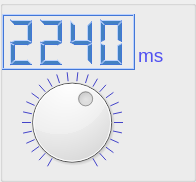
    <widget class="QGroupBox" name="groupBox_13">
     <property name="title">
      <string/>
     </property>
     <widget class="QDial" name="dial">
      <property name="geometry">
       <rect>
        <x>14</x>
        <y>72</y>
        <width>116</width>
        <height>101</height>
       </rect>
      </property>
      <property name="sizePolicy">
       <sizepolicy hsizetype="Minimum" vsizetype="Minimum">
        <horstretch>0</horstretch>
        <verstretch>0</verstretch>
       </sizepolicy>
      </property>
      <property name="minimumSize">
       <size>
        <width>50</width>
        <height>50</height>
       </size>
      </property>
      <property name="maximumSize">
       <size>
        <width>120</width>
        <height>120</height>
       </size>
      </property>
      <property name="palette">
       <palette>
        <active>
         <colorrole role="Dark">
          <brush brushstyle="SolidPattern">
           <color alpha="255">
            <red>80</red>
            <green>80</green>
            <blue>241</blue>
           </color>
          </brush>
         </colorrole>
        </active>
        <inactive>
         <colorrole role="Dark">
          <brush brushstyle="SolidPattern">
           <color alpha="255">
            <red>80</red>
            <green>80</green>
            <blue>241</blue>
           </color>
          </brush>
         </colorrole>
        </inactive>
        <disabled>
         <colorrole role="WindowText">
          <brush brushstyle="SolidPattern">
           <color alpha="255">
            <red>80</red>
            <green>80</green>
            <blue>241</blue>
           </color>
          </brush>
         </colorrole>
         <colorrole role="Dark">
          <brush brushstyle="SolidPattern">
           <color alpha="255">
            <red>80</red>
            <green>80</green>
            <blue>241</blue>
           </color>
          </brush>
         </colorrole>
         <colorrole role="Text">
          <brush brushstyle="SolidPattern">
           <color alpha="255">
            <red>80</red>
            <green>80</green>
            <blue>241</blue>
           </color>
          </brush>
         </colorrole>
         <colorrole role="ButtonText">
          <brush brushstyle="SolidPattern">
           <color alpha="255">
            <red>80</red>
            <green>80</green>
            <blue>241</blue>
           </color>
          </brush>
         </colorrole>
        </disabled>
       </palette>
      </property>
      <property name="font">
       <font>
        <pointsize>11</pointsize>
       </font>
      </property>
      <property name="focusPolicy">
       <enum>Qt::ClickFocus</enum>
      </property>
      <property name="toolTip">
       <string>Rotate CW for faster testing, CCW for slower testing</string>
      </property>
      <property name="minimum">
       <number>750</number>
      </property>
      <property name="maximum">
       <number>5000</number>
      </property>
      <property name="singleStep">
       <number>10</number>
      </property>
      <property name="pageStep">
       <number>10</number>
      </property>
      <property name="value">
       <number>1700</number>
      </property>
      <property name="sliderPosition">
       <number>1700</number>
      </property>
      <property name="orientation">
       <enum>Qt::Horizontal</enum>
      </property>
      <property name="invertedAppearance">
       <bool>true</bool>
      </property>
      <property name="invertedControls">
       <bool>false</bool>
      </property>
      <property name="wrapping">
       <bool>false</bool>
      </property>
      <property name="notchTarget">
       <double>3.700000000000000</double>
      </property>
      <property name="notchesVisible">
       <bool>true</bool>
      </property>
     </widget>
     <widget class="QLCDNumber" name="lcdNumber">
      <property name="geometry">
       <rect>
        <x>2</x>
        <y>14</y>
        <width>133</width>
        <height>56</height>
       </rect>
      </property>
      <property name="minimumSize">
       <size>
        <width>133</width>
        <height>56</height>
       </size>
      </property>
      <property name="palette">
       <palette>
        <active>
         <colorrole role="WindowText">
          <brush brushstyle="SolidPattern">
           <color alpha="255">
            <red>67</red>
            <green>129</green>
            <blue>195</blue>
           </color>
          </brush>
         </colorrole>
         <colorrole role="Button">
          <brush brushstyle="SolidPattern">
           <color alpha="255">
            <red>74</red>
            <green>132</green>
            <blue>241</blue>
           </color>
          </brush>
         </colorrole>
         <colorrole role="Light">
          <brush brushstyle="SolidPattern">
           <color alpha="255">
            <red>185</red>
            <green>209</green>
            <blue>255</blue>
           </color>
          </brush>
         </colorrole>
         <colorrole role="Midlight">
          <brush brushstyle="SolidPattern">
           <color alpha="255">
            <red>129</red>
            <green>170</green>
            <blue>248</blue>
           </color>
          </brush>
         </colorrole>
         <colorrole role="Dark">
          <brush brushstyle="SolidPattern">
           <color alpha="255">
            <red>66</red>
            <green>118</green>
            <blue>214</blue>
           </color>
          </brush>
         </colorrole>
         <colorrole role="Mid">
          <brush brushstyle="SolidPattern">
           <color alpha="255">
            <red>65</red>
            <green>116</green>
            <blue>212</blue>
           </color>
          </brush>
         </colorrole>
         <colorrole role="Text">
          <brush brushstyle="SolidPattern">
           <color alpha="255">
            <red>53</red>
            <green>134</green>
            <blue>172</blue>
           </color>
          </brush>
         </colorrole>
         <colorrole role="BrightText">
          <brush brushstyle="SolidPattern">
           <color alpha="255">
            <red>255</red>
            <green>255</green>
            <blue>255</blue>
           </color>
          </brush>
         </colorrole>
         <colorrole role="ButtonText">
          <brush brushstyle="SolidPattern">
           <color alpha="255">
            <red>0</red>
            <green>0</green>
            <blue>0</blue>
           </color>
          </brush>
         </colorrole>
         <colorrole role="Base">
          <brush brushstyle="SolidPattern">
           <color alpha="255">
            <red>255</red>
            <green>255</green>
            <blue>255</blue>
           </color>
          </brush>
         </colorrole>
         <colorrole role="Window">
          <brush brushstyle="SolidPattern">
           <color alpha="255">
            <red>74</red>
            <green>132</green>
            <blue>241</blue>
           </color>
          </brush>
         </colorrole>
         <colorrole role="Shadow">
          <brush brushstyle="SolidPattern">
           <color alpha="255">
            <red>0</red>
            <green>0</green>
            <blue>0</blue>
           </color>
          </brush>
         </colorrole>
         <colorrole role="AlternateBase">
          <brush brushstyle="SolidPattern">
           <color alpha="255">
            <red>164</red>
            <green>193</green>
            <blue>248</blue>
           </color>
          </brush>
         </colorrole>
         <colorrole role="ToolTipBase">
          <brush brushstyle="SolidPattern">
           <color alpha="255">
            <red>255</red>
            <green>255</green>
            <blue>220</blue>
           </color>
          </brush>
         </colorrole>
         <colorrole role="ToolTipText">
          <brush brushstyle="SolidPattern">
           <color alpha="255">
            <red>0</red>
            <green>0</green>
            <blue>0</blue>
           </color>
          </brush>
         </colorrole>
         <colorrole role="PlaceholderText">
          <brush brushstyle="SolidPattern">
           <color alpha="127">
            <red>0</red>
            <green>0</green>
            <blue>0</blue>
           </color>
          </brush>
         </colorrole>
        </active>
        <inactive>
         <colorrole role="WindowText">
          <brush brushstyle="SolidPattern">
           <color alpha="255">
            <red>67</red>
            <green>129</green>
            <blue>195</blue>
           </color>
          </brush>
         </colorrole>
         <colorrole role="Button">
          <brush brushstyle="SolidPattern">
           <color alpha="255">
            <red>74</red>
            <green>132</green>
            <blue>241</blue>
           </color>
          </brush>
         </colorrole>
         <colorrole role="Light">
          <brush brushstyle="SolidPattern">
           <color alpha="255">
            <red>185</red>
            <green>209</green>
            <blue>255</blue>
           </color>
          </brush>
         </colorrole>
         <colorrole role="Midlight">
          <brush brushstyle="SolidPattern">
           <color alpha="255">
            <red>129</red>
            <green>170</green>
            <blue>248</blue>
           </color>
          </brush>
         </colorrole>
         <colorrole role="Dark">
          <brush brushstyle="SolidPattern">
           <color alpha="255">
            <red>66</red>
            <green>118</green>
            <blue>214</blue>
           </color>
          </brush>
         </colorrole>
         <colorrole role="Mid">
          <brush brushstyle="SolidPattern">
           <color alpha="255">
            <red>65</red>
            <green>116</green>
            <blue>212</blue>
           </color>
          </brush>
         </colorrole>
         <colorrole role="Text">
          <brush brushstyle="SolidPattern">
           <color alpha="255">
            <red>53</red>
            <green>134</green>
            <blue>172</blue>
           </color>
          </brush>
         </colorrole>
         <colorrole role="BrightText">
          <brush brushstyle="SolidPattern">
           <color alpha="255">
            <red>255</red>
            <green>255</green>
            <blue>255</blue>
           </color>
          </brush>
         </colorrole>
         <colorrole role="ButtonText">
          <brush brushstyle="SolidPattern">
           <color alpha="255">
            <red>0</red>
            <green>0</green>
            <blue>0</blue>
           </color>
          </brush>
         </colorrole>
         <colorrole role="Base">
          <brush brushstyle="SolidPattern">
           <color alpha="255">
            <red>255</red>
            <green>255</green>
            <blue>255</blue>
           </color>
          </brush>
         </colorrole>
         <colorrole role="Window">
          <brush brushstyle="SolidPattern">
           <color alpha="255">
            <red>74</red>
            <green>132</green>
            <blue>241</blue>
           </color>
          </brush>
         </colorrole>
         <colorrole role="Shadow">
          <brush brushstyle="SolidPattern">
           <color alpha="255">
            <red>0</red>
            <green>0</green>
            <blue>0</blue>
           </color>
          </brush>
         </colorrole>
         <colorrole role="AlternateBase">
          <brush brushstyle="SolidPattern">
           <color alpha="255">
            <red>164</red>
            <green>193</green>
            <blue>248</blue>
           </color>
          </brush>
         </colorrole>
         <colorrole role="ToolTipBase">
          <brush brushstyle="SolidPattern">
           <color alpha="255">
            <red>255</red>
            <green>255</green>
            <blue>220</blue>
           </color>
          </brush>
         </colorrole>
         <colorrole role="ToolTipText">
          <brush brushstyle="SolidPattern">
           <color alpha="255">
            <red>0</red>
            <green>0</green>
            <blue>0</blue>
           </color>
          </brush>
         </colorrole>
         <colorrole role="PlaceholderText">
          <brush brushstyle="SolidPattern">
           <color alpha="127">
            <red>0</red>
            <green>0</green>
            <blue>0</blue>
           </color>
          </brush>
         </colorrole>
        </inactive>
        <disabled>
         <colorrole role="WindowText">
          <brush brushstyle="SolidPattern">
           <color alpha="255">
            <red>66</red>
            <green>118</green>
            <blue>214</blue>
           </color>
          </brush>
         </colorrole>
         <colorrole role="Button">
          <brush brushstyle="SolidPattern">
           <color alpha="255">
            <red>74</red>
            <green>132</green>
            <blue>241</blue>
           </color>
          </brush>
         </colorrole>
         <colorrole role="Light">
          <brush brushstyle="SolidPattern">
           <color alpha="255">
            <red>185</red>
            <green>209</green>
            <blue>255</blue>
           </color>
          </brush>
         </colorrole>
         <colorrole role="Midlight">
          <brush brushstyle="SolidPattern">
           <color alpha="255">
            <red>129</red>
            <green>170</green>
            <blue>248</blue>
           </color>
          </brush>
         </colorrole>
         <colorrole role="Dark">
          <brush brushstyle="SolidPattern">
           <color alpha="255">
            <red>66</red>
            <green>118</green>
            <blue>214</blue>
           </color>
          </brush>
         </colorrole>
         <colorrole role="Mid">
          <brush brushstyle="SolidPattern">
           <color alpha="255">
            <red>65</red>
            <green>116</green>
            <blue>212</blue>
           </color>
          </brush>
         </colorrole>
         <colorrole role="Text">
          <brush brushstyle="SolidPattern">
           <color alpha="255">
            <red>66</red>
            <green>118</green>
            <blue>214</blue>
           </color>
          </brush>
         </colorrole>
         <colorrole role="BrightText">
          <brush brushstyle="SolidPattern">
           <color alpha="255">
            <red>255</red>
            <green>255</green>
            <blue>255</blue>
           </color>
          </brush>
         </colorrole>
         <colorrole role="ButtonText">
          <brush brushstyle="SolidPattern">
           <color alpha="255">
            <red>66</red>
            <green>118</green>
            <blue>214</blue>
           </color>
          </brush>
         </colorrole>
         <colorrole role="Base">
          <brush brushstyle="SolidPattern">
           <color alpha="255">
            <red>74</red>
            <green>132</green>
            <blue>241</blue>
           </color>
          </brush>
         </colorrole>
         <colorrole role="Window">
          <brush brushstyle="SolidPattern">
           <color alpha="255">
            <red>74</red>
            <green>132</green>
            <blue>241</blue>
           </color>
          </brush>
         </colorrole>
         <colorrole role="Shadow">
          <brush brushstyle="SolidPattern">
           <color alpha="255">
            <red>0</red>
            <green>0</green>
            <blue>0</blue>
           </color>
          </brush>
         </colorrole>
         <colorrole role="AlternateBase">
          <brush brushstyle="SolidPattern">
           <color alpha="255">
            <red>74</red>
            <green>132</green>
            <blue>241</blue>
           </color>
          </brush>
         </colorrole>
         <colorrole role="ToolTipBase">
          <brush brushstyle="SolidPattern">
           <color alpha="255">
            <red>255</red>
            <green>255</green>
            <blue>220</blue>
           </color>
          </brush>
         </colorrole>
         <colorrole role="ToolTipText">
          <brush brushstyle="SolidPattern">
           <color alpha="255">
            <red>0</red>
            <green>0</green>
            <blue>0</blue>
           </color>
          </brush>
         </colorrole>
         <colorrole role="PlaceholderText">
          <brush brushstyle="SolidPattern">
           <color alpha="127">
            <red>37</red>
            <green>66</green>
            <blue>120</blue>
           </color>
          </brush>
         </colorrole>
        </disabled>
       </palette>
      </property>
      <property name="toolTip">
       <string>This is the # of sec that will be applied between testing steps</string>
      </property>
      <property name="frameShape">
       <enum>QFrame::Box</enum>
      </property>
      <property name="frameShadow">
       <enum>QFrame::Raised</enum>
      </property>
      <property name="smallDecimalPoint">
       <bool>true</bool>
      </property>
      <property name="digitCount">
       <number>4</number>
      </property>
      <property name="segmentStyle">
       <enum>QLCDNumber::Filled</enum>
      </property>
      <property name="value" stdset="0">
       <double>2240.000000000000000</double>
      </property>
      <property name="intValue" stdset="0">
       <number>2240</number>
      </property>
     </widget>
     <widget class="QLabel" name="label">
      <property name="geometry">
       <rect>
        <x>138</x>
        <y>44</y>
        <width>49</width>
        <height>23</height>
       </rect>
      </property>
      <property name="palette">
       <palette>
        <active>
         <colorrole role="WindowText">
          <brush brushstyle="SolidPattern">
           <color alpha="255">
            <red>80</red>
            <green>80</green>
            <blue>241</blue>
           </color>
          </brush>
         </colorrole>
        </active>
        <inactive>
         <colorrole role="WindowText">
          <brush brushstyle="SolidPattern">
           <color alpha="255">
            <red>80</red>
            <green>80</green>
            <blue>241</blue>
           </color>
          </brush>
         </colorrole>
        </inactive>
        <disabled/>
       </palette>
      </property>
      <property name="font">
       <font>
        <pointsize>14</pointsize>
       </font>
      </property>
      <property name="text">
       <string>ms</string>
      </property>
      <property name="scaledContents">
       <bool>true</bool>
      </property>
     </widget>
    </widget>
